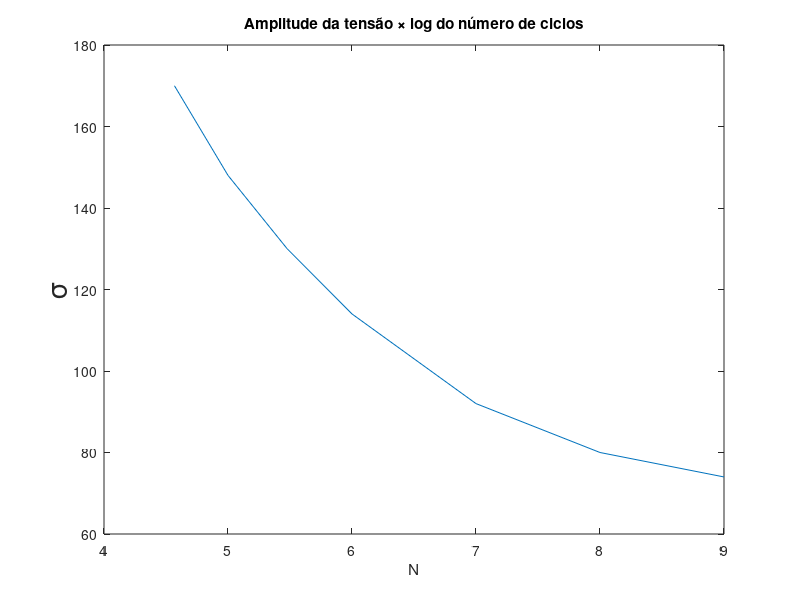

This chart was generated by the following MATLAB code:
%% Questão 6. 
% Os dados de fadiga para uma liga de latão são dados numa tabela a seguir:

% Amplitude da Tensão (MPa) Ciclos até a Falha
% 170                        37000
% 148                        100000
% 130                        300000
% 114                        1000000
% 92                         10000000
% 80                         100000000
% 74                         1000000000

clc,clear,close all

AmplitudeTensao=[170 148 130 114 92 80 74]
CiclosAteFalha=[37000 100000 300000 1000000 10000000 100000000 1000000000]

%% (a) Faça um gráfico σ-N (amplitude da tensão x log do número de ciclos) usando esses dados;
logCiclos=log10(CiclosAteFalha)
plot(logCiclos,AmplitudeTensao)
title('Amplitude da tensão \times log do número de ciclos')
ylabel('\sigma','FontSize',20),xlabel('N')

%% (b) Determine a resistência à fadiga para 4000000 de ciclos;

ResistenciaFadiga=(log10(4e6)-logCiclos(4))/(logCiclos(5)-logCiclos(4))*(AmplitudeTensao(4)-AmplitudeTensao(5))+AmplitudeTensao(5)

%% (c) Determine a vida em fadiga para 120 MPa.

logVidaEmFadiga=(120-AmplitudeTensao(4))/(AmplitudeTensao(3)-AmplitudeTensao(4))*(logCiclos(4)-logCiclos(3))+logCiclos(3)
VidaEmFadiga=10^logVidaEmFadiga